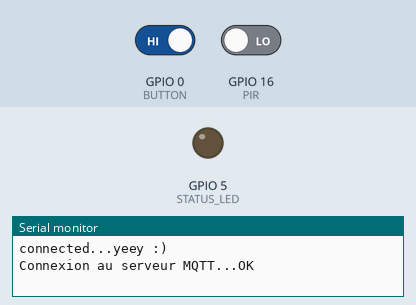
Recording of a sketch running on a simulated ESP8266 (NodeMCU). Parts: output pins drawn as LEDs (lit = HIGH), the last lines printed to the serial monitor. The inputs (shaded band) are chosen by the test bench; at power-on: GPIO 16 (PIR) LOW, GPIO 0 (BUTTON) HIGH. WiFi joins after 1.5 s; servers stay silent unless stated; no MQTT or app messages arrive unless stated.

Above: at 4.4 s.
4.5 s: GPIO 16 (PIR) driven HIGH
At 5.8 s:
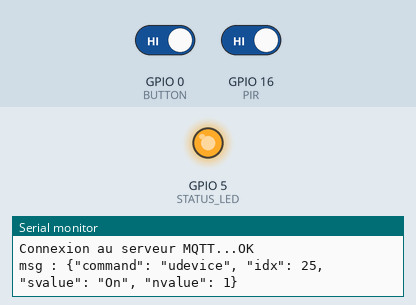
8.5 s: GPIO 16 (PIR) driven LOW
At 8.8 s:
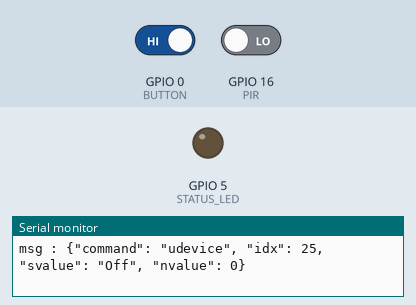
10.0 s: GPIO 0 (BUTTON) driven LOW and GPIO 16 (PIR) driven HIGH
At 11.2 s:
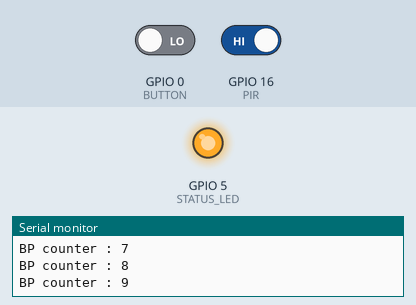
Timing chart, 0 to 13.0 s (numbered marks = the images above; inputs shaded):
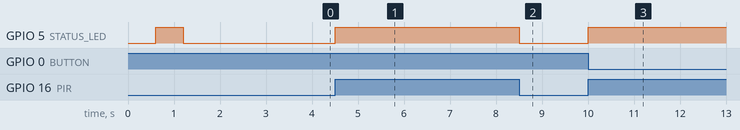

Measured:
- after the input at 4.5 s, GPIO 5 (STATUS_LED): LOW → HIGH at once
- after the input at 8.5 s, GPIO 5 (STATUS_LED): HIGH → LOW at once
- after the input at 10.0 s, GPIO 5 (STATUS_LED): LOW → HIGH at once

The sketch:

PIR_MQTT.ino
```cpp
// (licence header left out)
#include <ESP8266WiFi.h>          //https://github.com/esp8266/Arduino
#include <PubSubClient.h>  //https://github.com/knolleary/pubsubclient
#include <Ticker.h>

//needed for library WifiManager
#include <DNSServer.h>
#include <ESP8266WebServer.h>
#include <WiFiManager.h>          //https://github.com/tzapu/WiFiManager

#define DEFAULT_MQTT_SERVER "192.168.2.239"
#define DEFAULT_MQTT_USER ""  //s'il a été configuré sur Mosquitto
#define DEFAULT_MQTT_PASSWD "" //
#define DEFAULT_DOMOTICZ_ID "25"

#define STATUS_LED  5 // D1
#define BUTTON      0 // D3
#define PIR        16 // D0
#define BUTTON_CHECK_PERIODE 0.1
#define BUTTON_CHECK_TIME 4

#define DOMOTICZ_TOPIC "domoticz/in"

//Buffer qui permet de décoder les messages MQTT reçus
char message_buff[100];
char mqtt_server[40];
char mqtt_user[40];
char mqtt_passwd[40];
char domoticz_id[40];

Ticker ticker, ticker_bp;
boolean bp_active = false ;
boolean bp_long_press = false ;
int pir_status = 0 ;
int old_pir_status  = 0 ;
int bp_counter = 0 ;

WiFiManager wifiManager;
WiFiClient espClient;
PubSubClient client(espClient);

void bp_long_callback (void) {
  wifiManager.resetSettings();
  Serial.println("Reset wifi");
  ESP.reset();
  delay(1000);
}

void bp_short_callback (void) {

}

void tick_bp()
{
  int state = digitalRead(BUTTON);
  if (( bp_active == true ) && (bp_long_press == false ))
  {
    if ( state == 0)
    {
      Serial.print("BP counter : ");
      Serial.println(bp_counter);
      bp_counter ++ ;
      if ( bp_counter > (BUTTON_CHECK_TIME / BUTTON_CHECK_PERIODE )) {
         Serial.println("BP Long press : ");
         bp_long_press = true ;
         bp_long_callback ();
      }
    } else {
      Serial.println("BP short press : ");
      bp_short_callback ();
    }
  }
  if (( state == 0) && (bp_active == false )) {
      bp_active = true ;
      bp_counter = 0 ;
  }
  if (state == 1) {
      bp_active = false ;
      bp_long_press = false ;
  }
}

void mqtt_callback(char* topic, byte* payload, unsigned int length) {

  int i = 0;
  if ( 1 ) {
    Serial.println("Message recu =>  topic: " + String(topic));
    Serial.print(" | longueur: " + String(length,DEC));
  }
  // create character buffer with ending null terminator (string)
  for(i=0; i<length; i++) {
    message_buff[i] = payload[i];
  }
  message_buff[i] = '\0';

  String msgString = String(message_buff);
  if ( 1 ) {
    Serial.println("Payload: " + msgString);
  }
}

void tick()
{
  //toggle state
  int state = digitalRead(STATUS_LED);  // get the current state of GPIO1 pin
  digitalWrite(STATUS_LED, !state);     // set pin to the opposite state
}

//gets called when WiFiManager enters configuration mode
void configModeCallback (WiFiManager *myWiFiManager) {
  Serial.println("Entered config mode");
  Serial.println(WiFi.softAPIP());
  //if you used auto generated SSID, print it
  Serial.println(myWiFiManager->getConfigPortalSSID());
  //entered config mode, make led toggle faster
  ticker.attach(0.2, tick);
}


void setup() {
  Serial.begin(115200);

  //set led pin as output
  pinMode(STATUS_LED, OUTPUT);
  pinMode(BUTTON, INPUT);
  pinMode(PIR, INPUT);

  // start ticker with 0.5 because we start in AP mode and try to connect
  ticker.attach(0.6, tick);
  ticker_bp.attach(BUTTON_CHECK_PERIODE, tick_bp);

  //WiFiManager
  //reset settings - for testing
  //wifiManager.resetSettings();

  //set callback that gets called when connecting to previous WiFi fails, and enters Access Point mode
  wifiManager.setAPCallback(configModeCallback);
  WiFiManagerParameter custom_mqtt_server("server", "mqtt server", DEFAULT_MQTT_SERVER, 40);
  wifiManager.addParameter(&custom_mqtt_server);
  WiFiManagerParameter custom_mqtt_user("user", "mqtt user", DEFAULT_MQTT_USER, 40);
  wifiManager.addParameter(&custom_mqtt_user);
  WiFiManagerParameter custom_mqtt_passwd("passwd", "mqtt password", DEFAULT_MQTT_PASSWD, 40);
  wifiManager.addParameter(&custom_mqtt_passwd);
  WiFiManagerParameter custom_domoticz_id("idx", "domoticz id", DEFAULT_DOMOTICZ_ID, 40);
  wifiManager.addParameter(&custom_domoticz_id);

  //fetches ssid and pass and tries to connect
  //if it does not connect it starts an access point with the specified name
  //here  "AutoConnectAP"
  //and goes into a blocking loop awaiting configuration
  if (!wifiManager.autoConnect()) {
    Serial.println("failed to connect and hit timeout");
    //reset and try again, or maybe put it to deep sleep
    ESP.reset();
    delay(1000);
  }

 //if you get here you have connected to the WiFi
  Serial.println("connected...yeey :)");
  ticker.detach();
  //keep LED on
  digitalWrite(STATUS_LED, LOW);
  strcpy(mqtt_server,custom_mqtt_server.getValue());
  strcpy(mqtt_user,custom_mqtt_user.getValue());
  strcpy(mqtt_passwd,custom_mqtt_passwd.getValue());
  strcpy(domoticz_id,custom_domoticz_id.getValue());

  client.setServer(mqtt_server, 1883);    //Configuration de la connexion au serveur MQTT
  client.setCallback(mqtt_callback);  //La fonction de callback qui est executée à chaque réception de message
}

//Reconnexion
void reconnect() {
  //Boucle jusqu'à obtenur une reconnexion
  while (!client.connected()) {
    Serial.print("Connexion au serveur MQTT...");
    if (client.connect("ESP8266Client", mqtt_user, mqtt_passwd)) {
      Serial.println("OK");
    } else {
      Serial.print("KO, erreur : ");
      Serial.print(client.state());
      Serial.println(" On attend 5 secondes avant de recommencer");
      delay(5000);
    }
  }
}


void loop() {
  // put your main code here, to run repeatedly:
    if (!client.connected()) {
    reconnect();
  }
  client.loop();
  pir_status = digitalRead (PIR) ;
  if ( pir_status != old_pir_status) {
    char msg [100] ;
    digitalWrite(STATUS_LED, pir_status);

    strcpy (msg,"{\"command\": \"udevice\", \"idx\": ");
    strcat (msg,domoticz_id);
    strcat (msg,", \"svalue\": ");
    strcat (msg,(pir_status == 1) ? "\"On\"" :"\"Off\"" );
    strcat (msg,", \"nvalue\": ");
    strcat (msg,(pir_status == 1) ? "1" :"0" );

    strcat (msg,"}"); ;
    client.publish(DOMOTICZ_TOPIC, msg, true);   //Publie au changement sur le topic
      Serial.print("msg : ");
  Serial.println (msg) ;
  }

  old_pir_status = pir_status ;

}
```
